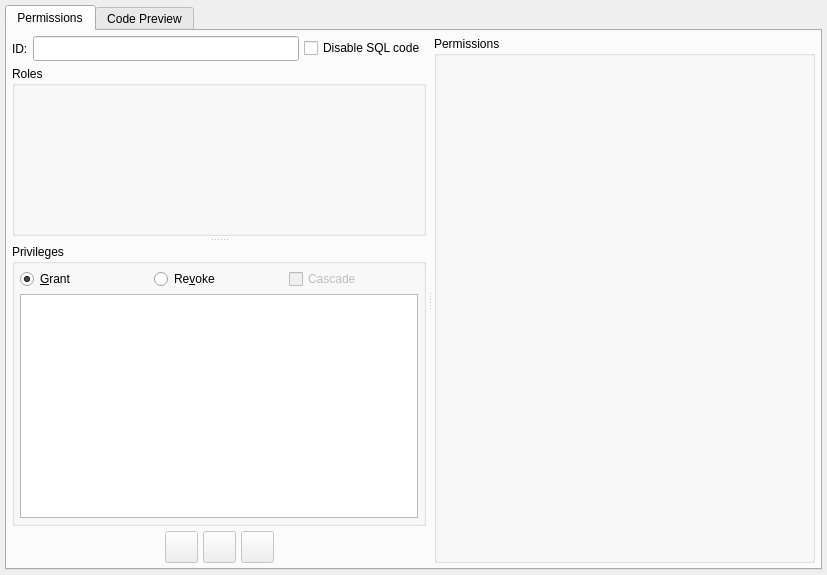
<?xml version="1.0" encoding="UTF-8"?>
<ui version="4.0">
 <class>PermissionWidget</class>
 <widget class="QWidget" name="PermissionWidget">
  <property name="geometry">
   <rect>
    <x>0</x>
    <y>0</y>
    <width>827</width>
    <height>575</height>
   </rect>
  </property>
  <property name="minimumSize">
   <size>
    <width>0</width>
    <height>0</height>
   </size>
  </property>
  <property name="maximumSize">
   <size>
    <width>16777215</width>
    <height>16777215</height>
   </size>
  </property>
  <property name="windowTitle">
   <string>Edit permissions</string>
  </property>
  <layout class="QGridLayout" name="permission_grid">
   <property name="leftMargin">
    <number>5</number>
   </property>
   <property name="topMargin">
    <number>5</number>
   </property>
   <property name="rightMargin">
    <number>5</number>
   </property>
   <property name="bottomMargin">
    <number>5</number>
   </property>
   <property name="spacing">
    <number>5</number>
   </property>
   <item row="0" column="0">
    <widget class="QTabWidget" name="tabWidget">
     <property name="currentIndex">
      <number>0</number>
     </property>
     <widget class="QWidget" name="tab">
      <attribute name="title">
       <string>Permissions</string>
      </attribute>
      <layout class="QGridLayout" name="gridLayout_2">
       <property name="leftMargin">
        <number>5</number>
       </property>
       <property name="topMargin">
        <number>5</number>
       </property>
       <property name="rightMargin">
        <number>5</number>
       </property>
       <property name="bottomMargin">
        <number>5</number>
       </property>
       <property name="spacing">
        <number>5</number>
       </property>
       <item row="0" column="0">
        <widget class="QSplitter" name="splitter_2">
         <property name="orientation">
          <enum>Qt::Horizontal</enum>
         </property>
         <property name="handleWidth">
          <number>8</number>
         </property>
         <widget class="QWidget" name="layoutWidget">
          <layout class="QVBoxLayout" name="verticalLayout">
           <property name="spacing">
            <number>5</number>
           </property>
           <item>
            <layout class="QHBoxLayout" name="horizontalLayout">
             <property name="spacing">
              <number>5</number>
             </property>
             <item>
              <widget class="QLabel" name="id_lbl">
               <property name="sizePolicy">
                <sizepolicy hsizetype="Fixed" vsizetype="Preferred">
                 <horstretch>0</horstretch>
                 <verstretch>0</verstretch>
                </sizepolicy>
               </property>
               <property name="maximumSize">
                <size>
                 <width>16777215</width>
                 <height>16777215</height>
                </size>
               </property>
               <property name="text">
                <string>ID:</string>
               </property>
              </widget>
             </item>
             <item>
              <widget class="QLineEdit" name="perm_id_edt">
               <property name="sizePolicy">
                <sizepolicy hsizetype="Expanding" vsizetype="Fixed">
                 <horstretch>0</horstretch>
                 <verstretch>0</verstretch>
                </sizepolicy>
               </property>
               <property name="minimumSize">
                <size>
                 <width>0</width>
                 <height>25</height>
                </size>
               </property>
               <property name="font">
                <font>
                 <italic>true</italic>
                </font>
               </property>
               <property name="readOnly">
                <bool>true</bool>
               </property>
              </widget>
             </item>
             <item>
              <widget class="QCheckBox" name="perm_disable_sql_chk">
               <property name="text">
                <string>Disable SQL code</string>
               </property>
              </widget>
             </item>
            </layout>
           </item>
           <item>
            <widget class="QSplitter" name="splitter">
             <property name="orientation">
              <enum>Qt::Vertical</enum>
             </property>
             <property name="handleWidth">
              <number>8</number>
             </property>
             <widget class="QGroupBox" name="roles_gb">
              <property name="sizePolicy">
               <sizepolicy hsizetype="Expanding" vsizetype="Preferred">
                <horstretch>0</horstretch>
                <verstretch>0</verstretch>
               </sizepolicy>
              </property>
              <property name="minimumSize">
               <size>
                <width>0</width>
                <height>150</height>
               </size>
              </property>
              <property name="maximumSize">
               <size>
                <width>16777215</width>
                <height>16777215</height>
               </size>
              </property>
              <property name="title">
               <string>Roles</string>
              </property>
             </widget>
             <widget class="QGroupBox" name="privileges_gb">
              <property name="sizePolicy">
               <sizepolicy hsizetype="Preferred" vsizetype="Preferred">
                <horstretch>0</horstretch>
                <verstretch>0</verstretch>
               </sizepolicy>
              </property>
              <property name="minimumSize">
               <size>
                <width>0</width>
                <height>150</height>
               </size>
              </property>
              <property name="maximumSize">
               <size>
                <width>16777215</width>
                <height>16777215</height>
               </size>
              </property>
              <property name="title">
               <string>Privileges</string>
              </property>
              <layout class="QGridLayout" name="gridLayout">
               <property name="leftMargin">
                <number>5</number>
               </property>
               <property name="topMargin">
                <number>5</number>
               </property>
               <property name="rightMargin">
                <number>5</number>
               </property>
               <property name="bottomMargin">
                <number>5</number>
               </property>
               <property name="spacing">
                <number>5</number>
               </property>
               <item row="0" column="0">
                <widget class="QRadioButton" name="grant_rb">
                 <property name="enabled">
                  <bool>true</bool>
                 </property>
                 <property name="text">
                  <string>&amp;Grant</string>
                 </property>
                 <property name="checked">
                  <bool>true</bool>
                 </property>
                </widget>
               </item>
               <item row="0" column="1">
                <widget class="QRadioButton" name="revoke_rb">
                 <property name="text">
                  <string>Re&amp;voke</string>
                 </property>
                </widget>
               </item>
               <item row="0" column="2">
                <widget class="QCheckBox" name="cascade_chk">
                 <property name="enabled">
                  <bool>false</bool>
                 </property>
                 <property name="text">
                  <string>Cascade</string>
                 </property>
                </widget>
               </item>
               <item row="1" column="0" colspan="3">
                <widget class="QTableWidget" name="privileges_tbw">
                 <property name="selectionMode">
                  <enum>QAbstractItemView::SingleSelection</enum>
                 </property>
                 <property name="selectionBehavior">
                  <enum>QAbstractItemView::SelectRows</enum>
                 </property>
                 <property name="iconSize">
                  <size>
                   <width>22</width>
                   <height>22</height>
                  </size>
                 </property>
                 <attribute name="horizontalHeaderVisible">
                  <bool>false</bool>
                 </attribute>
                 <attribute name="horizontalHeaderStretchLastSection">
                  <bool>true</bool>
                 </attribute>
                 <attribute name="verticalHeaderVisible">
                  <bool>false</bool>
                 </attribute>
                 <column>
                  <property name="text">
                   <string>Privilege</string>
                  </property>
                 </column>
                 <column>
                  <property name="text">
                   <string>GRANT OPTION</string>
                  </property>
                 </column>
                </widget>
               </item>
              </layout>
             </widget>
            </widget>
           </item>
           <item>
            <layout class="QHBoxLayout" name="horizontalLayout_2">
             <property name="spacing">
              <number>5</number>
             </property>
             <item>
              <spacer name="horizontalSpacer_2">
               <property name="orientation">
                <enum>Qt::Horizontal</enum>
               </property>
               <property name="sizeHint" stdset="0">
                <size>
                 <width>35</width>
                 <height>20</height>
                </size>
               </property>
              </spacer>
             </item>
             <item>
              <widget class="QToolButton" name="add_perm_tb">
               <property name="enabled">
                <bool>false</bool>
               </property>
               <property name="sizePolicy">
                <sizepolicy hsizetype="Preferred" vsizetype="Preferred">
                 <horstretch>0</horstretch>
                 <verstretch>0</verstretch>
                </sizepolicy>
               </property>
               <property name="toolTip">
                <string>Add Permission</string>
               </property>
               <property name="text">
                <string/>
               </property>
               <property name="icon">
                <iconset resource="../../res/resources.qrc">
                 <normaloff>:/icons/icons/add.png</normaloff>:/icons/icons/add.png</iconset>
               </property>
               <property name="iconSize">
                <size>
                 <width>25</width>
                 <height>25</height>
                </size>
               </property>
              </widget>
             </item>
             <item>
              <widget class="QToolButton" name="upd_perm_tb">
               <property name="enabled">
                <bool>false</bool>
               </property>
               <property name="sizePolicy">
                <sizepolicy hsizetype="Preferred" vsizetype="Preferred">
                 <horstretch>0</horstretch>
                 <verstretch>0</verstretch>
                </sizepolicy>
               </property>
               <property name="toolTip">
                <string>Update Permission</string>
               </property>
               <property name="text">
                <string/>
               </property>
               <property name="icon">
                <iconset resource="../../res/resources.qrc">
                 <normaloff>:/icons/icons/refresh.png</normaloff>:/icons/icons/refresh.png</iconset>
               </property>
               <property name="iconSize">
                <size>
                 <width>25</width>
                 <height>25</height>
                </size>
               </property>
              </widget>
             </item>
             <item>
              <widget class="QToolButton" name="cancel_tb">
               <property name="enabled">
                <bool>false</bool>
               </property>
               <property name="sizePolicy">
                <sizepolicy hsizetype="Preferred" vsizetype="Preferred">
                 <horstretch>0</horstretch>
                 <verstretch>0</verstretch>
                </sizepolicy>
               </property>
               <property name="toolTip">
                <string>Cancel Operation</string>
               </property>
               <property name="text">
                <string/>
               </property>
               <property name="icon">
                <iconset resource="../../res/resources.qrc">
                 <normaloff>:/icons/icons/close1.png</normaloff>:/icons/icons/close1.png</iconset>
               </property>
               <property name="iconSize">
                <size>
                 <width>25</width>
                 <height>25</height>
                </size>
               </property>
              </widget>
             </item>
             <item>
              <spacer name="horizontalSpacer">
               <property name="orientation">
                <enum>Qt::Horizontal</enum>
               </property>
               <property name="sizeHint" stdset="0">
                <size>
                 <width>35</width>
                 <height>20</height>
                </size>
               </property>
              </spacer>
             </item>
            </layout>
           </item>
          </layout>
         </widget>
         <widget class="QGroupBox" name="permissions_gb">
          <property name="sizePolicy">
           <sizepolicy hsizetype="Expanding" vsizetype="Expanding">
            <horstretch>0</horstretch>
            <verstretch>0</verstretch>
           </sizepolicy>
          </property>
          <property name="minimumSize">
           <size>
            <width>250</width>
            <height>0</height>
           </size>
          </property>
          <property name="maximumSize">
           <size>
            <width>16777215</width>
            <height>16777215</height>
           </size>
          </property>
          <property name="title">
           <string>Permissions</string>
          </property>
         </widget>
        </widget>
       </item>
      </layout>
     </widget>
     <widget class="QWidget" name="tab_2">
      <attribute name="title">
       <string>Code Preview</string>
      </attribute>
      <layout class="QGridLayout" name="gridLayout_3">
       <property name="leftMargin">
        <number>5</number>
       </property>
       <property name="topMargin">
        <number>5</number>
       </property>
       <property name="rightMargin">
        <number>5</number>
       </property>
       <property name="bottomMargin">
        <number>5</number>
       </property>
       <property name="spacing">
        <number>5</number>
       </property>
       <item row="0" column="0">
        <widget class="QPlainTextEdit" name="code_txt">
         <property name="font">
          <font/>
         </property>
         <property name="readOnly">
          <bool>true</bool>
         </property>
        </widget>
       </item>
      </layout>
     </widget>
    </widget>
   </item>
  </layout>
 </widget>
 <tabstops>
  <tabstop>perm_id_edt</tabstop>
  <tabstop>perm_disable_sql_chk</tabstop>
  <tabstop>grant_rb</tabstop>
  <tabstop>revoke_rb</tabstop>
  <tabstop>cascade_chk</tabstop>
  <tabstop>privileges_tbw</tabstop>
  <tabstop>add_perm_tb</tabstop>
  <tabstop>upd_perm_tb</tabstop>
  <tabstop>cancel_tb</tabstop>
 </tabstops>
 <resources>
  <include location="../../res/resources.qrc"/>
  <include location="../../res/resources.qrc"/>
 </resources>
 <connections/>
</ui>
